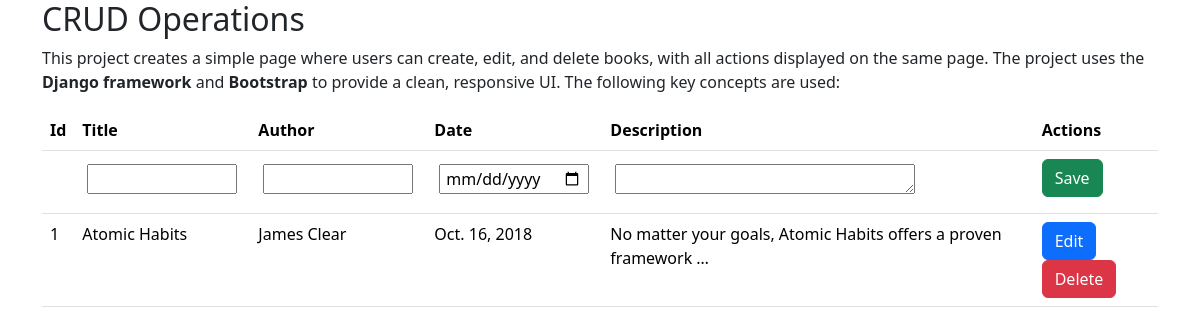
The page /CRUDoperations/ on the database as committed earlier.
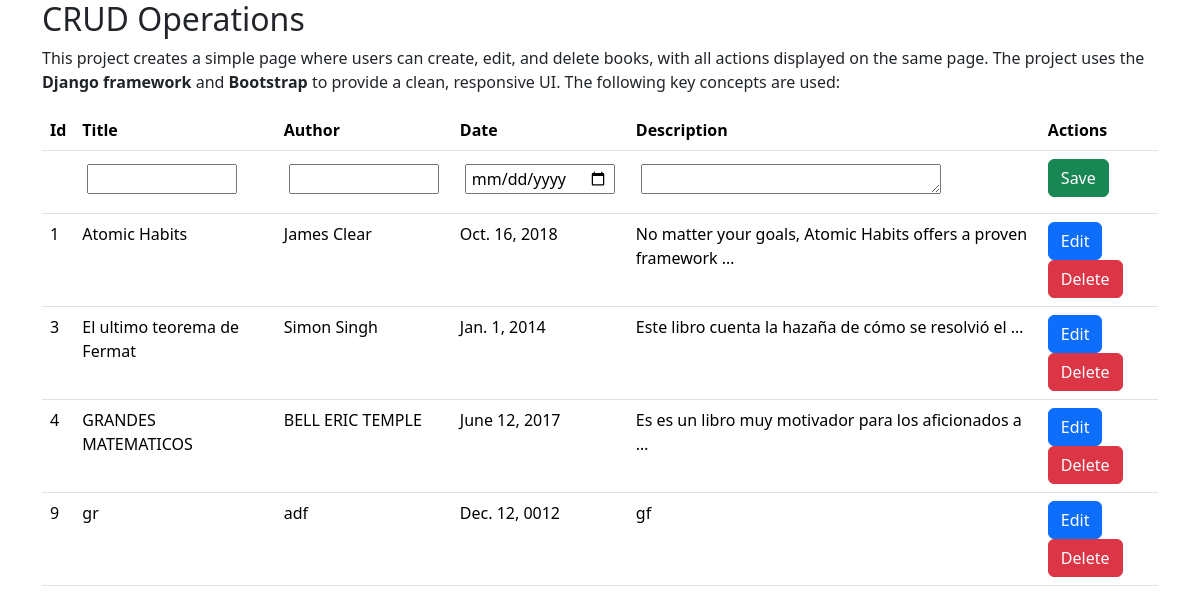
The same page on the database as committed later.
### CRUDoperations/models.py (models this page shows, shortened)
class Book(models.Model):
    title = models.CharField(max_length=30)
    author = models.CharField(max_length=30)
    published_date = models.DateField()
    description = models.TextField(blank=True)

### CRUDoperations/views.py (the view)
# urls.py: path('', views.book_list, name='list'),
def book_list(request):
    books = Book.objects.all()
    fields = [field.name for field in Book._meta.get_fields()]
    form = InputForm()
    if request.method == "POST":
        edit_book = request.POST.get('edit_book')
        edit_book = int(edit_book)
    else:
        edit_book = 0
    return render(request, 'crud_operations.html', {'books': books, 'fields': fields, 'edit_book': edit_book, 'form':form})

### CRUDoperations/forms.py
class InputForm(forms.ModelForm):
    class Meta:
        model = Book
        fields = [
            'title',
            'author',
            'published_date',
            'description'
            ]
        widgets = {
            'published_date': forms.DateInput(attrs={'type': 'date'}),  # Render as an HTML date picker
        }

### CRUDoperations/templates/crud_operations.html (shortened to what this page needs)
<!DOCTYPE html>
<html>
    <head>
        <link href="https://cdn.jsdelivr.net/npm/bootstrap@5.3.3/dist/css/bootstrap.min.css" rel="stylesheet">
    </head>
    <body>
        <div class="container">
            <div>
                <h2>CRUD Operations</h2>
                <p>This project creates a simple page where users can create, edit, and delete books, with all actions displayed on the same page. The project uses the <strong>Django framework</strong> and <strong>Bootstrap</strong> to provide
                    a clean, responsive UI. The following key concepts are used:</p>
            <table class="table">
                <thead>
                    <tr>
                        <th>Id</th>
                        <th>Title</th>
                        <th>Author</th>
                        <th>Date</th>
                        <th>Description</th>
                        <th>Actions</th>
                    </tr>
                </thead>
                <tbody>
                    <tr>
                        <form method="post" action="{% url 'create' %}">
                            <td></td>
                            <td>{{ form.title }}</td>
                            <td>{{ form.author }}</td>
                            <td>{{ form.published_date }}</td>
                            <td>{{ form.description }}</td>
                            <td>
                                <button type="submit" class="btn btn-success">Save</button>
                            </td>
                        </form>
                    </tr>
                    {% for book in books %}
                    <tr>
                        {% if edit_book == book.id %}
                                <form method="post" action="{% url 'edit' book.id %}">
                                    {% csrf_token %}
                                    <td>{{ book.id }}</td>
                                    <td><input type="text" name="title" id="title" value="{{ book.title }}" class="form-control" required></td>
                                    <td><input type="text" name="author" id="author" value="{{ book.author }}" class="form-control" required></td>
                                    <td><input type="date" name="published_date" value="{{ book.published_date|date:'Y-m-d' }}" class="form-control" required></td>
                                    <td><textarea name="description" class="form-control" required>{{ book.description }}</textarea></td>
                                    <td>
                                        <button type="submit" class="btn btn-success">Save</button>
                                        <a href="{% url 'list' %}" class="btn btn-danger">Cancel</a>
                                    </td>
                                </form>
                        {% else %}
                            <td>{{ book.id }}</td>
                            <td>{{ book.title }}</td>
                            <td>{{ book.author }}</td>
                            <td>{{ book.published_date }}</td>
                            <td>{{ book.description|truncatewords:10 }}</td>
                            <td>
                                <form method="post" action="{% url 'list' %}" style="display:inline;">
                                    <button type="submit" class="btn btn-primary">Edit</button>
                                </form>
                                <form method="post" action="{% url 'delete' book.id %}" style="display:inline;">
                                    <button type="submit" class="btn btn-danger" onclick="return confirm('Are you sure you want to delete this book?')">Delete</button>
                                </form>
                            </td>
                        {% endif %}
                    </tr>
                    {% endfor %}
                </tbody>
            </table>
        </div>
    </body>
</html>

Rows that differ between the two databases and show on the page:
added Book: id "3", title "El ultimo teorema de Fermat", author "Simon Singh", published_date "Jan. 1, 2014", description "Este libro cuenta la hazaña de cómo se resolvió el …"
added Book: id "4", title "GRANDES MATEMATICOS", author "BELL ERIC TEMPLE", published_date "June 12, 2017", description "Es es un libro muy motivador para los aficionados a …"
added Book: id "9", title "gr", author "adf", published_date "Dec. 12, 0012", description "gf"
